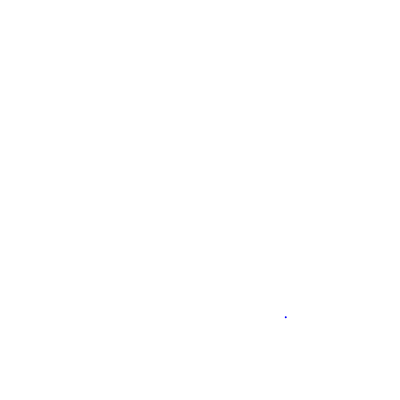
Frame 1 (no input)
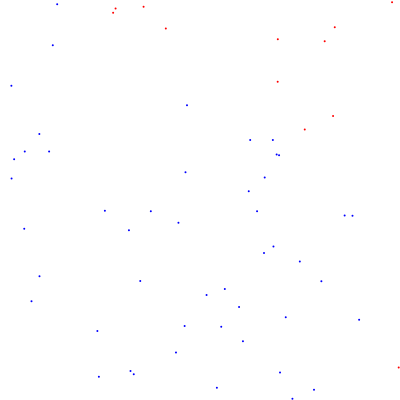
Frame 60 (no input)
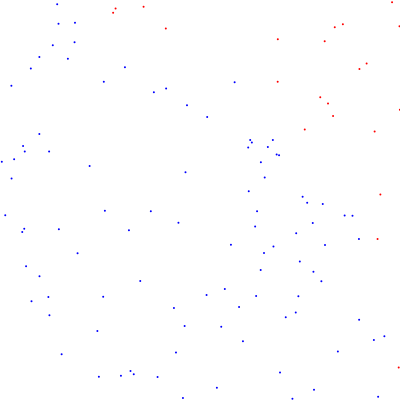
Frame 120 (the mouse pressed at the canvas centre since frame 60)

The p5.js sketch that drew these frames (run headless with seeded random() and noise() and a simulated clock; from frame 60 on, the mouse is pressed at the canvas centre):

// p5.js sketch
// ── sketch.js
var inside = 0;
var total = 0;

function setup() {
  createCanvas(400, 400);
  ellipseMode(RADIUS);
  background(255);
  fill(0);
  stroke(255);
  //circle(0,400,width);
}

function draw() {
  // Pick random points
  var x = random(0, 1);
  var y = random(0, 1);
  total++;

  // How far is it?
  if ((x*x + y*y) <= 1) {
    inside++;
    fill(0, 0, 255);
    stroke(0, 0, 255);
  } else {
    fill(255, 0, 0);
    stroke(255, 0, 0);
  }

  noStroke();
  circle(400*x, 400 - 400*y, 1);
  //point(400*x, 400 - 400*y);

  if (total % 100 == 0) {
    console.log(4*inside/total);
  };
}
